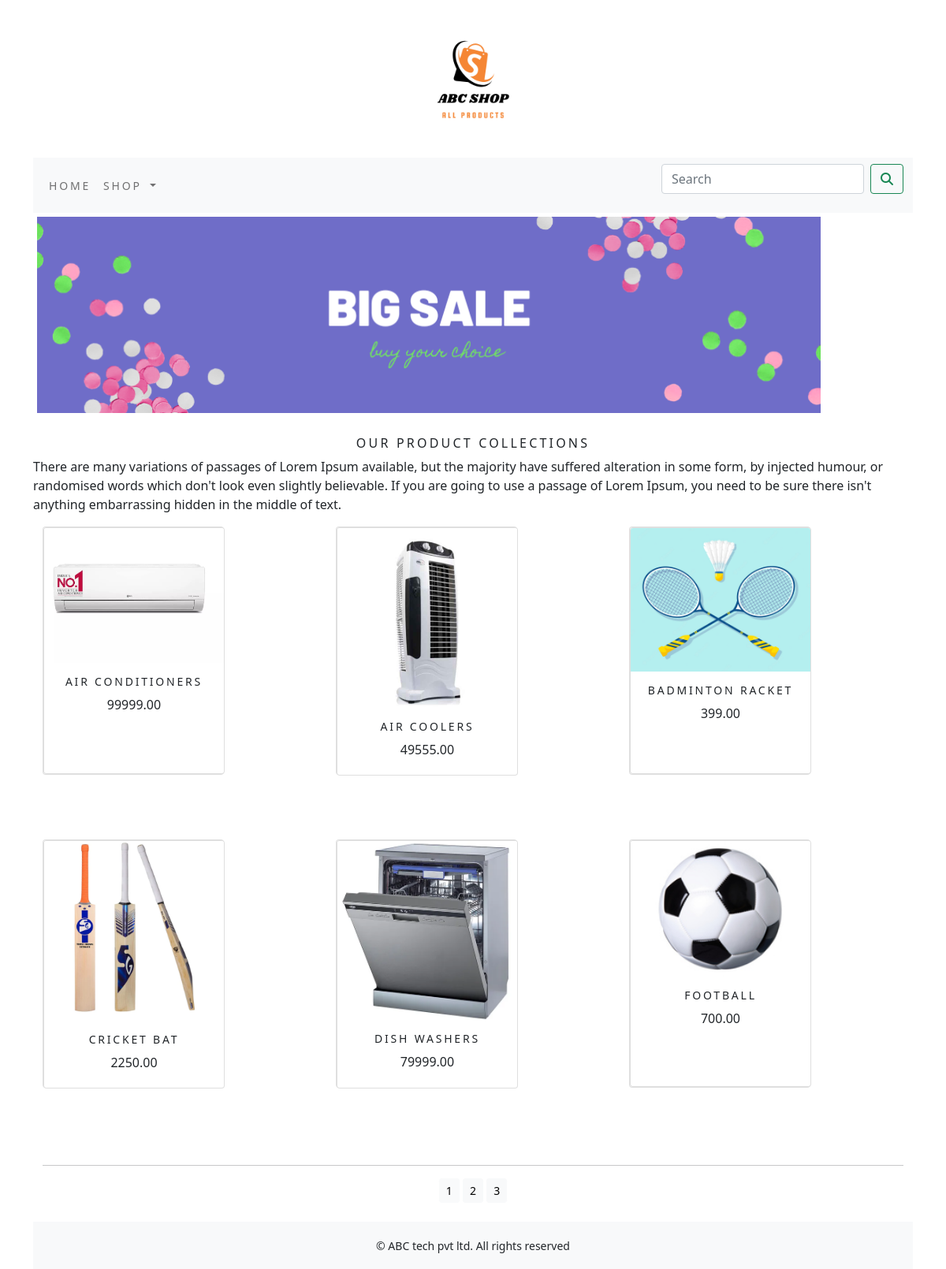
The app's page /shop/ with its own data.
### shop/models.py (models this page shows, shortened)
class Product(models.Model):
    name = models.CharField(max_length=250, unique=True)
    slug = models.SlugField(max_length=250, unique=True)
    description = models.TextField(blank=True)
    price = models.DecimalField(max_digits=10, decimal_places=2)
    category = models.ForeignKey(Category, on_delete=models.CASCADE)
    image = models.ImageField(upload_to='product', blank=True)
    stock = models.IntegerField()
    available = models.BooleanField(default=True)
    created = models.DateTimeField(auto_now_add=True)
    updated = models.DateTimeField(auto_now=True)
    def get_url(self):
        return reverse('shop:prodCatdetail', args=[self.category.slug, self.slug])
    class Meta:
        ordering = ('name',)
        verbose_name = 'product'
        verbose_name_plural = 'products'

### shop/views.py (the view)
# urls.py: path('', views.allProdCat, name='allProdCat'),
def allProdCat(request, c_slug=None):
    c_page = None
    products_list = None
    if c_slug!=None:
        c_page = get_object_or_404(Category, slug=c_slug)
        products_list = Product.objects.all().filter(category=c_page, available=True)
    else:
        products_list = Product.objects.all().filter(available=True)
    paginator = Paginator(products_list, 6)
    try:
        page = int(request.GET.get('page', '1'))
    except:
        page = 1
    try:
        products = paginator.page(page)
    except (EmptyPage, InvalidPage):
        products = paginator.page(paginator.num_pages)
    return render(request, "category.html", {'category': c_page, 'products': products})

### cart/context_processors.py (called while the page is built)
def counter(request):
    item_count = 0
    if 'admin' in request.path:
        return {}
    else:
        try:
            cart = Cart.objects.filter(cart_id=_cart_id(request))
            cart_items = CartItem.objects.all().filter(cart=cart[:1])
            for cart_item in cart_items:
                item_count += cart_item.quantity
        except Cart.DoesNotExist:
            item_count = 0
    return dict(item_count=item_count)

### cart/views.py (called while the page is built)
def _cart_id(request):
    cart = request.session.session_key
    if not cart:
        cart = request.session.create()
    return cart

### shop/context_processors.py (called while the page is built)
def menu_links(request):
    links = Category.objects.all()
    return dict(links=links)

### shop/models.py (called while the page is built)
    def get_url(self):
        return reverse('shop:product_by_category', args=[self.slug])

### template/category.html (shortened to what this page needs)
{% extends 'base.html' %}
{% load static %}
{% block content %}
<div class="mx_auto">
    {% if category %}
        <img class="my_image" src="{{category.image.url}}" alt="{{category.name}}">
</div>
    <br>
<div>
    <h1 class="text-center my_title">{{category.name}}</h1>
    <p class="text-justify">{{category.description}}</p>
</div>
    {% else %}
<div>
    <img class="my_image my_image_padding" src="{% static 'img/banner.png' %}" alt="our products" width="300px;" height="250px;">
</div>
<br>
<div>
    <h1 class="text-center my_title">Our product collections</h1>
    <p class="text-justify">There are many variations of passages of Lorem Ipsum available, but the majority have suffered alteration in some form, by injected humour, or randomised words which don't look even slightly believable. If you are going to use a passage of Lorem Ipsum, you need to be sure there isn't anything embarrassing hidden in the middle of text. </p>
</div>
    {% endif %}
<div class="container">
    <div class="row mx_auto">
        {% for product in products.object_list %}
        <div class="my_bottom_margin col-9 col-sm-12 col-md-4 xol-lg-4">
            <div class="card" style="width:230px; height:315px;">
                <div class="card text-center" style="min-width:230px; height:315px;">
                    <a href="{{product.get_url}}"><img class="card-img-top my_image" src="{{product.image.url}}" alt="{{product.name}}" width="180px;" height="90px;"></a>
                <div class="card-body" >
                <h4>{{product.name}}</h4>
                <p>{{product.price}}</p>
                </div>
                </div>
            </div>
            <br>
                <br>
                <br>
        </div>
        {% endfor %}
    </div>
    <div class = "mx-auto">
        {% if products.paginator.num_pages > 1 %}
        <hr>
        <div class="text-center">
            {% for pg in products.paginator.page_range %}
                <a href="?page={{pg}}" class="btn btn-light btn-sm {% if products.number == pg %} active {% endif %}">{{pg}}</a>
            {% endfor %}
        </div>
        {% endif %}
    </div>
    <br>
</div>
{% endblock %}

### template/base.html (shortened to what this page needs)
{% load static %}
<!DOCTYPE html>
<html lang="en">
<head>
        <link rel="stylesheet" href="{% static 'css/custom.css' %}">
        <link href="{% static 'css/bootstrap.min.css' %}" rel="stylesheet">
</head>
<body>
<div class="container">
    {% include 'header.html' %}
    {% include 'nav.html' %}
    {% block content %}
    {% endblock %}
</div>
    {% include 'footer.html' %}
</body>
</html>

### template/header.html
{% load static %}
<header>
    <center>
        <a href="{% url 'shop:allProdCat' %}"><img src="{% static 'img/logo.png' %}" alt="logoimage" width="200px;" height="200px;">
    </center>
</header>

### template/nav.html (shortened to what this page needs)
<nav class="navbar navbar-expand-lg navbar-light bg-light">
  <div class="container-fluid">
    <div class="collapse navbar-collapse" id="navbarSupportedContent">
      <ul class="navbar-nav me-auto mb-2 mb-lg-0">
          <li class="nav-item">
          <a class="nav-link" href="#">Home</a>
        </li>
        <li class="nav-item dropdown {% if 'shop' in request.path %} active {% endif %}">
          <a class="nav-link dropdown-toggle" href="#" id="navbarDropdown" role="button" data-bs-toggle="dropdown" aria-expanded="false">
            Shop
          </a>
        </li>
      </ul>
      <form class="d-flex" action="{% url 'search_app:SearchResult' %}" method="get">
        <input class="form-control me-2" type="search" placeholder="Search" name="q" aria-label="Search">
        <button class="btn btn-outline-success" type="submit"><i class="fa fa-search"></i></button>
      </form>
    </div>
  </div>
</nav>

### template/footer.html
<div class="footer navbar-fixed-bottom my_footer">
    <p class="text-center">&copy; ABC tech pvt ltd. All rights reserved</p>
</div>

### static/css/custom.css (style rules this page uses)
.nav-item { letter-spacing : .2em; font-size : 14px; text-transform : uppercase; }
.my_footer { background-color : #f8f9fa; height : 60px; }
.my_footer p { padding-top : 20px; font-size : 14px; }
.my_image { width : 90%; height : auto; }
.my_title { font-size:16px; text-transform : uppercase; letter-spacing : .2em; }
.my_image_padding { padding : 5px; }
.my_bottom_margin { margin-bottom : 10px; }
.card-body h4 { font-size : 14px; text-transform : uppercase; letter-spacing : .2em; }

### records on screen
Product: image (picture), name "AIR CONDITIONERS", price "99999.00"
Product: image (picture), name "AIR COOLERS", price "49555.00"
Product: image (picture), name "BADMINTON RACKET", price "399.00"
Product: image (picture), name "CRICKET BAT", price "2250.00"
Product: image (picture), name "DISH WASHERS", price "79999.00"
Product: image (picture), name "FOOTBALL", price "700.00"

### other values on screen
{{ pg }} "1" "2" "3"
